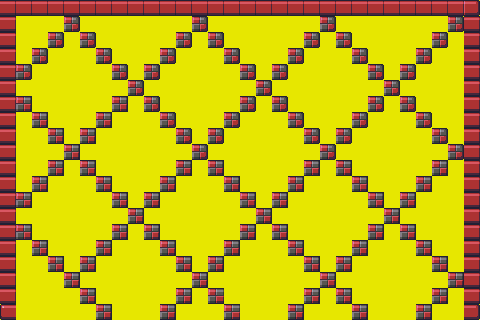

A 2D game scene composited from a Tiled map and its tileset images. What follows is a short description and the map's XML, with each tile layer's data collapsed to a summary:
An orthogonal 30x20 tile map with 16x16 px tiles, 1 tile layer (Tile Layer 1).

<map version="1.0" orientation="orthogonal" width="30" height="20" tilewidth="16" tileheight="16" backgroundcolor="#e7e700">
 <tileset firstgid="1" name="tiles" tilewidth="16" tileheight="16">
  <image source="../img/tiles.png" width="80" height="224" />
 </tileset>
 <layer name="Tile Layer 1" width="30" height="20">
  <data>[600 cells, 182 non-empty, 7 distinct tile ids]</data>
 </layer>
</map>